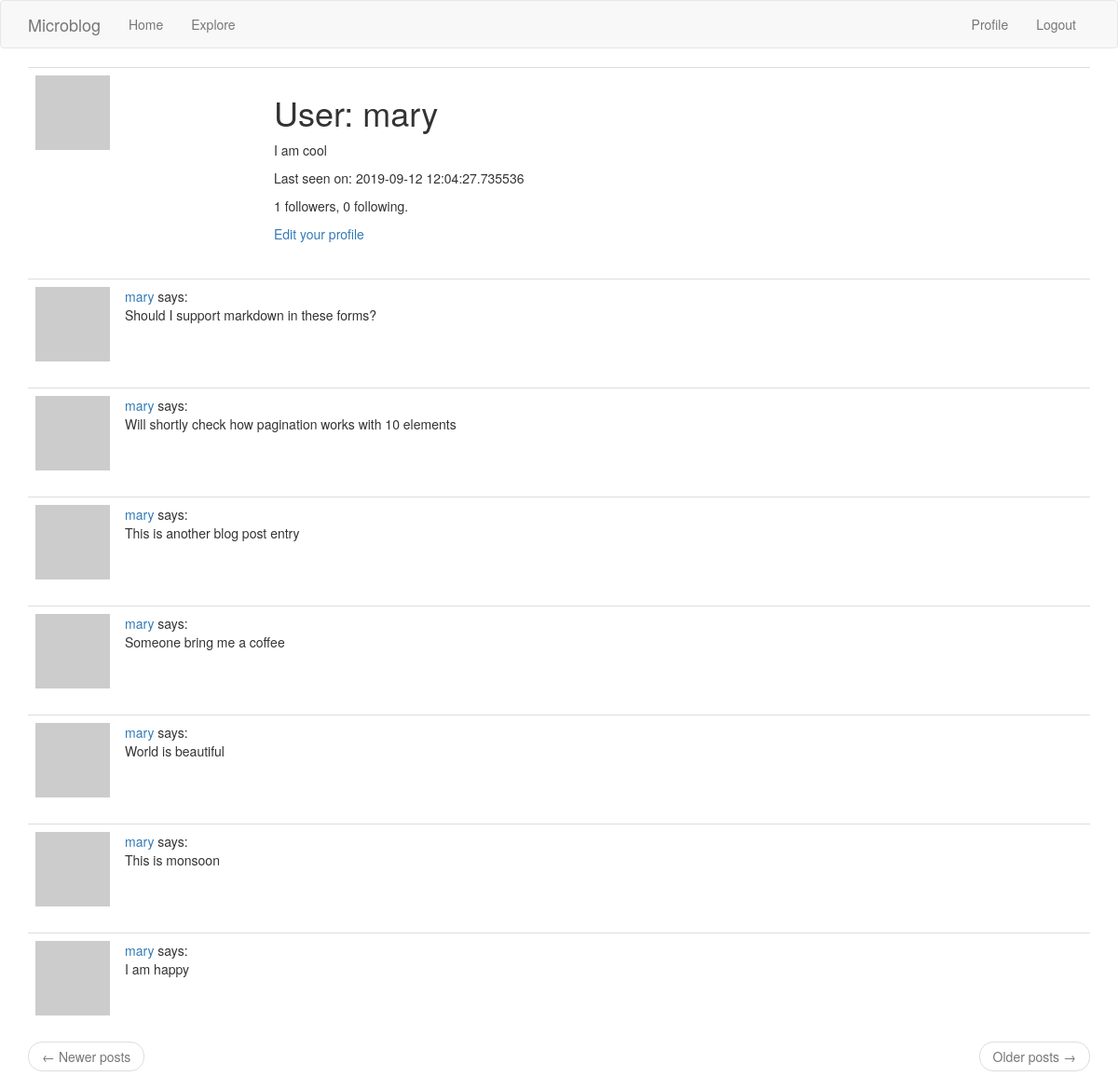
The app's page /user/mary (signed in) with its own data.
### mblog/models.py (models this page shows, shortened)
class User(UserMixin, db.Model):
    id = db.Column(db.Integer, primary_key=True)
    user_name = db.Column(db.String(64), index=True, unique=True)
    email_id = db.Column(db.String(256), index=True, unique=True)
    password_hash = db.Column(db.String(128))
    posts = db.relationship('Post', backref='author', lazy='dynamic')
    about_me = db.Column(db.String(256))
    last_seen = db.Column(db.DateTime, default=datetime.utcnow)
    followed = db.relationship(
            'User', secondary=followers,
            primaryjoin=(followers.c.follower_id == id),
            secondaryjoin=(followers.c.followed_id == id),
            backref=db.backref('followers', lazy='dynamic'), lazy='dynamic')
    def avatar(self, size):
        digest = md5(self.email_id.lower().encode('utf-8')).hexdigest()
        return 'https://www.gravatar.com/avatar/{}?d=identicon&s={}'.format(
            digest, size)

class Post(db.Model):
    id = db.Column(db.Integer, primary_key=True)
    body = db.Column(db.String(1024))
    timestamp = db.Column(db.DateTime, index=True, default=datetime.utcnow)
    user_id = db.Column(db.Integer, db.ForeignKey('user.id'))

### mblog/routes.py (the view)
@app.route('/user/<username>')
@login_required
def user(username):
    user = User.query.filter_by(user_name=username).first_or_404()
    page = request.args.get('page', 1, type=int)
    posts = user.posts.order_by(Post.timestamp.desc()).paginate(
        page, app.config['POSTS_PER_PAGE'], False)
    next_url = url_for('user', username=user.user_name, page=posts.next_num) if posts.has_next else None
    prev_url = url_for('user', username=user.user_name, page=posts.prev_num) if posts.has_prev else None
    return render_template('user.html', user=user, posts=posts.items,
                           next_url=next_url, prev_url=prev_url)

### mblog/models.py (called while the page is built)
@login.user_loader
def load_user(id):
    return User.query.get(int(id))

### mblog/routes.py (called while the page is built)
@app.before_request
def before_request():
    if current_user.is_authenticated:
        current_user.last_seen = datetime.utcnow()
        db.session.commit()

### mblog/templates/user.html
{% extends "base.html" %}
{% block app_content %}
    <table class="table table-hover">
        <tr>
            <td width="256px"><img src="{{ user.avatar(256) }}"></td>
            <td>
                <h1>User: {{ user.user_name }}</h1>
                {% if user.about_me %}<p>{{ user.about_me }}</p>{% endif %}
                {% if user.last_seen %}<p>Last seen on: {{ user.last_seen }}</p>{% endif %}
                <p>{{ user.followers.count() }} followers, {{ user.followed.count() }} following.</p>
                {% if user == current_user %}
                <p><a href="{{ url_for('edit_profile') }}">Edit your profile</a></p>
                {% elif not current_user.is_following(user) %}
                <p><a href="{{ url_for('follow', username=user.user_name) }}">Follow</a></p>
                {% else %}
                <p><a href="{{ url_for('unfollow', username=user.user_name) }}">Unfollow</a></p>
                {% endif %}
            </td>
        </tr>
    </table>
    {% for post in posts %}
        {% include '_post.html' %}
    {% endfor %}
    <nav aria-label="...">
        <ul class="pager">
            <li class="previous{% if not prev_url %} disabled{% endif %}">
                <a href="{{ prev_url or '#' }}">
                    <span aria-hidden="true">&larr;</span> Newer posts
                </a>
            </li>
            <li class="next{% if not next_url %} disabled{% endif %}">
                <a href="{{ next_url or '#' }}">
                    Older posts <span aria-hidden="true">&rarr;</span>
                </a>
            </li>
        </ul>
    </nav>
{% endblock %}

### mblog/templates/_post.html
<table class="table table-hover">
    <tr>
        <td width="70px">
            <a href="{{ url_for('user', username=post.author.user_name) }}">
                <img src="{{ post.author.avatar(70) }}" />
            </a>
        </td>
        <td>
            <a href="{{ url_for('user', username=post.author.user_name) }}">
                {{ post.author.user_name }}
            </a>
            says:
            <br>
            {{ post.body }}
        </td>
    </tr>
</table>

### records on screen
User: user_name "mary", about_me "I am cool", last_seen "2019-09-12 12:04:27.735536"
Post: author.user_name "mary", body "Should I support markdown in these forms?"
Post: author.user_name "mary", body "Will shortly check how pagination works with 10 elements"
Post: author.user_name "mary", body "This is another blog post entry"
Post: author.user_name "mary", body "Someone bring me a coffee"
Post: author.user_name "mary", body "World is beautiful"
Post: author.user_name "mary", body "This is monsoon"
Post: author.user_name "mary", body "I am happy"

### other values on screen
{{ user.followers.count() }} "1"
{{ user.followed.count() }} "0"
